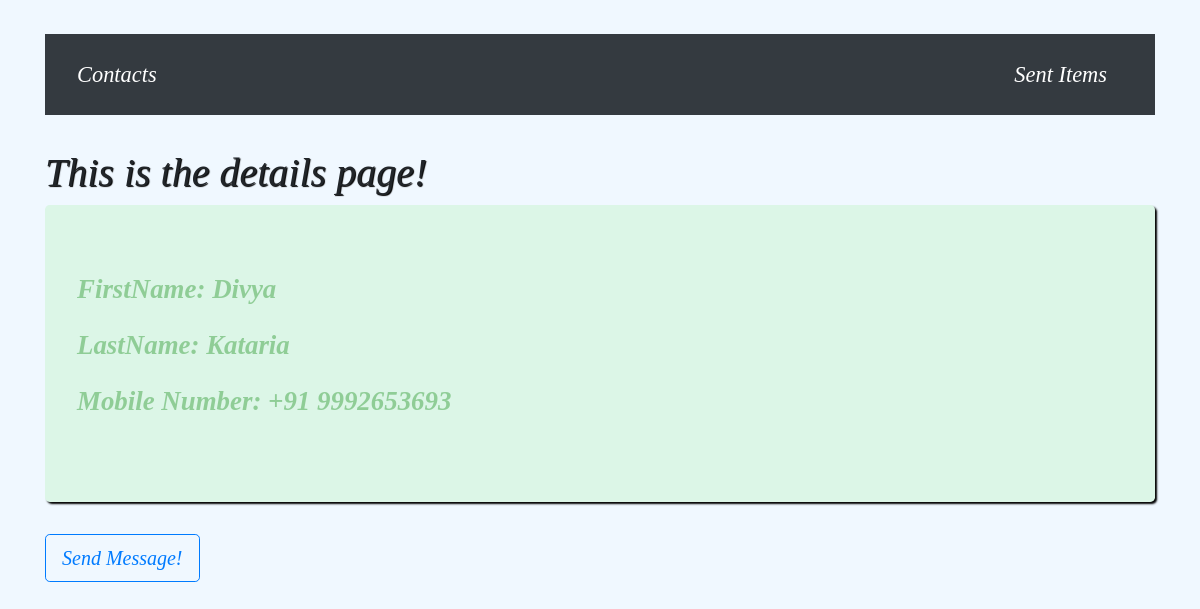
Screenshot of /details/3 with the database file from the repository.
### contacts/models.py (models this page shows, shortened)
class Contact(models.Model):
	first_name = models.CharField(max_length = 50)
	last_name = models.CharField(max_length = 50)
	mobile = models.BigIntegerField()

### contacts/views.py (the view)
# urls.py: path('<int:contact_id>',views.detail,name='detail'),
def detail(request,contact_id):
	contact = get_object_or_404(Contact,pk=contact_id)
	print(str(contact.mobile)+'\n'+contact.first_name)
	return render(request,'contacts/details.html',{'contact':contact})

### contacts/templates/contacts/details.html (shortened to what this page needs)
<!DOCTYPE html>
{% extends 'extend.html' %}
{% block body %}
	<h1>This is the details page!</h1>
	<div class="jumbotron">
		FirstName: {{ contact.first_name }}<p></p>
		LastName:  {{ contact.last_name }}<p></p>
		Mobile Number: +91 {{ contact.mobile }}<p></p>
		</div>
		<a class="btn btn-outline-primary btn-lg" href="{% url 'contacts:send' contact.id %}">Send Message!</a>
{% endblock %}

### static/base.css (style rules this page uses)
* { box-sizing: border-box; }
body { font-style: oblique; font-family: "TIMES NEW ROMAN",sans-serif; background-color: aliceblue; font-size: 1.4em; }
h1 { color: inherit; text-shadow: 1px 1px 1px black; }
.jumbotron { background-color: #90ee9038; box-shadow: 2px 2px 2px black; color: #00800059; }

### contacts/templates/contacts/details.html (style rules this page uses)
.jumbotron { font-size: 1.2em; font-weight: bold; }

### rows the page displays
Contact: first_name "Divya", last_name "Kataria", mobile "9992653693"
